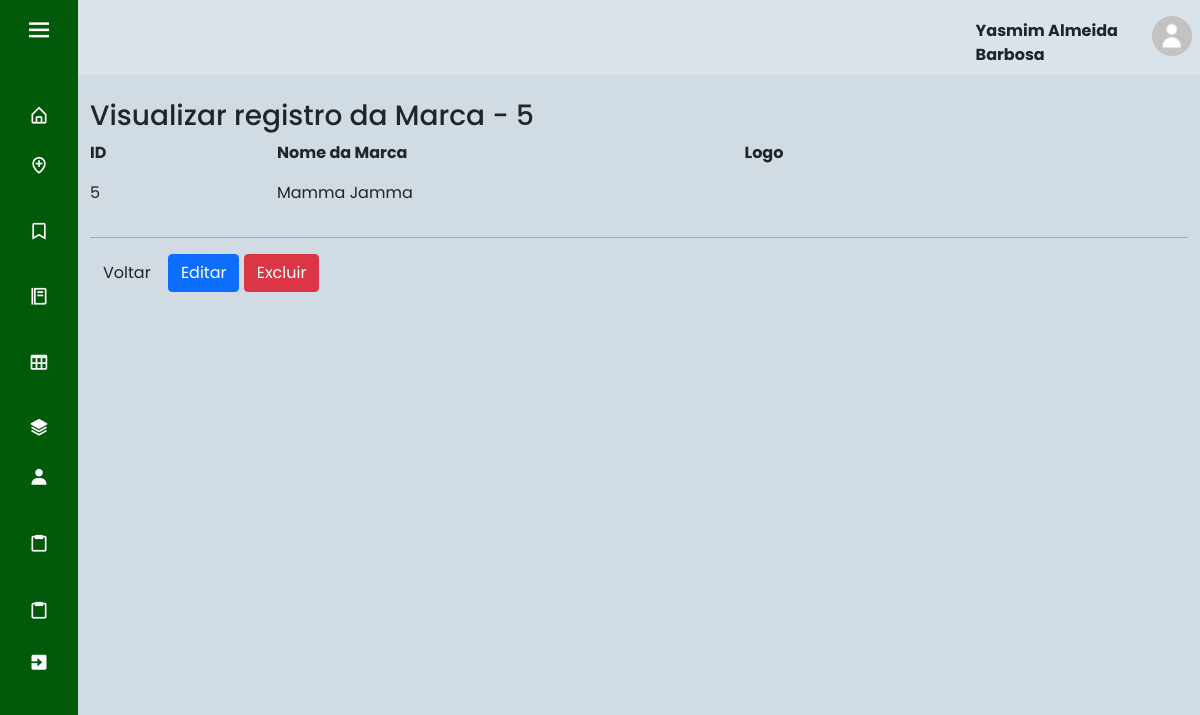
Screenshot of /index.php?page=view_marca&id_marca=5 (signed in) with the database file from the repository.
### tables this page shows
CREATE TABLE IF NOT EXISTS `usuario` (
  `id_cli` int(11) NOT NULL AUTO_INCREMENT,
  `nome` varchar(45) NOT NULL,
  `email` varchar(45) NOT NULL,
  `senha` varchar(100) NOT NULL,
  `nivel` int(1) DEFAULT NULL,
  `ativo` tinyint(1) DEFAULT NULL,
  PRIMARY KEY (`id_cli`),
  KEY `nivel` (`nivel`)
);

CREATE TABLE IF NOT EXISTS `marca_rede` (
  `id_marca` int(11) NOT NULL AUTO_INCREMENT,
  `nome_marca` varchar(45) NOT NULL,
  `logo_marca` varchar(1000) DEFAULT NULL,
  PRIMARY KEY (`id_marca`)
);

### sis/marca_rede/view_marca.php (the view, shortened to what this page needs)
<?php
	$id_marca = $_GET['id_marca'];
	$sql = mysqli_query($con, "select * from marca_rede where id_marca = '".$id_marca."';");
	$row = mysqli_fetch_array($sql);
?>
<div id="main" class="container-fluid">
	<h3 class="page-header">Visualizar registro da Marca - <?php echo $id_marca; ?> </h3>
	<div class="row">
		<div class="col-md-2">
			<p><strong>ID</strong></p>
			<p><?php echo $row['id_marca'];?></p>
		</div>
		<div class="col-md-5">
			<p><strong>Nome da Marca</strong></p>
			<p><?php echo $row['nome_marca'];?></p>
		</div>
		<div class="col-md-4">
			<p><strong>Logo</strong></p>
		</div>
	</div>
	<hr/>
	<div id="actions" class="row">
		<div class="col-md-12">
			<a href="?page=lista_marca" class="btn btn-default">Voltar</a>
				<?php echo "<a href=?page=fedit_marca&id_marca=".$row['id_marca']." class='btn btn-primary'>Editar</a>";?>
				<?php echo "<a href=?page=excluir_marca&id_marca=".$row['id_marca']." class='btn btn-danger'>Excluir</a>";?>
		</div>
	</div>
</div>

### index.php (shortened to what this page needs)
<!doctype html>
<html lang="pt-br">
  <head>
    <link rel="stylesheet" href="css/style.css">
    <link href='https://unpkg.com/boxicons@2.0.7/css/boxicons.min.css' rel='stylesheet'>
    <link href="https://cdn.jsdelivr.net/npm/bootstrap@5.0.2/dist/css/bootstrap.min.css" rel="stylesheet">
  </head>
  <body>
    <?php
      include "base/config.php";
      switch($_SESSION['UsuarioNivel']){
        case 3: include "base/sidebar3.php"; break; exit;
      }
    ?>
  <section class="home-section">
      <nav class="navbar navbar-expand-sm" style="background-color: rgba(255, 255, 255, 0.2);">
      <?php
          if(isset($_SESSION["UsuarioID"])) {
              $usuario_id = $_SESSION["UsuarioID"];
          } else{
              header("location: base/index2.php");
              exit;
          }
          $sql = "select * from usuario where id_cli = '$usuario_id'";
          $result = mysqli_query($con, $sql);
          if($result){
            $row = mysqli_fetch_assoc($result);
            $nome = $row['nome'];
      ?>
        <ul class="navbar-nav" style="margin-left: 80%;">
          <li class="nav-item" style="font-weight: bold; margin-top: 5%">
            <?php echo'' .$nome. '';?>
          </li>
          <li class="nav-item">
            <a class="nav-link" href="base/dados.php"><img src="img/home-perfil.png" width="40" height="40"></a>
          </li>
        </ul>
      </nav>
      <br>
      <?php
        } else{
              echo "Erro na consulta:" .mysqli_error($con);
            }
      ?>
    <?php
      include "base/ch_pages.php";
    ?>
    </section>
  </body>
</html>

### css/style.css (style rules this page uses)
* { margin: 0; padding: 0; box-sizing: border-box; font-family: 'Poppins', sans-serif; }
.home-section { position: relative; background: #184e7733; height: 100vh; left: 260px; width: calc(100% - 260px); transition: all 0.5s ease; }
.sidebar.close ~ .home-section { left: 78px; width: calc(100% - 78px); }

### rows the page displays
usuario: nome "Yasmim Almeida Barbosa"
marca_rede: id_marca "5", nome_marca "Mamma Jamma"

### other values shown
$id_marca "5"
